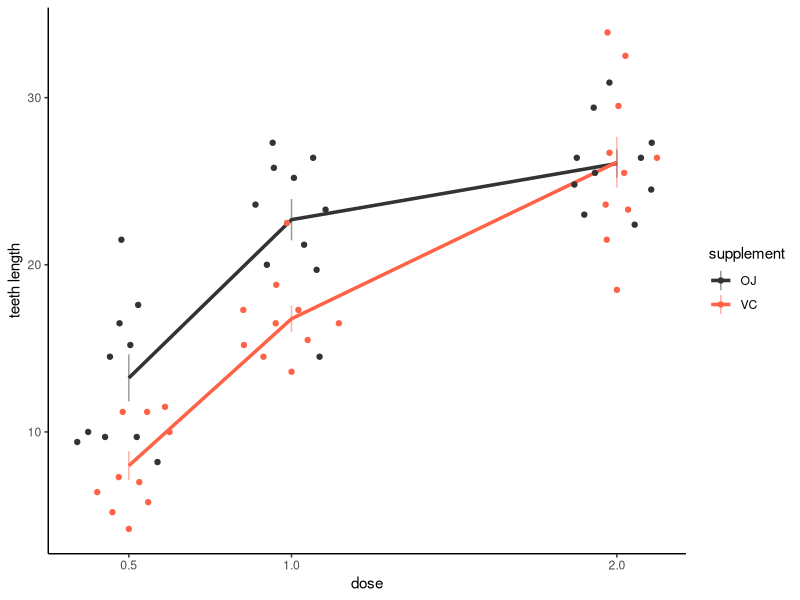
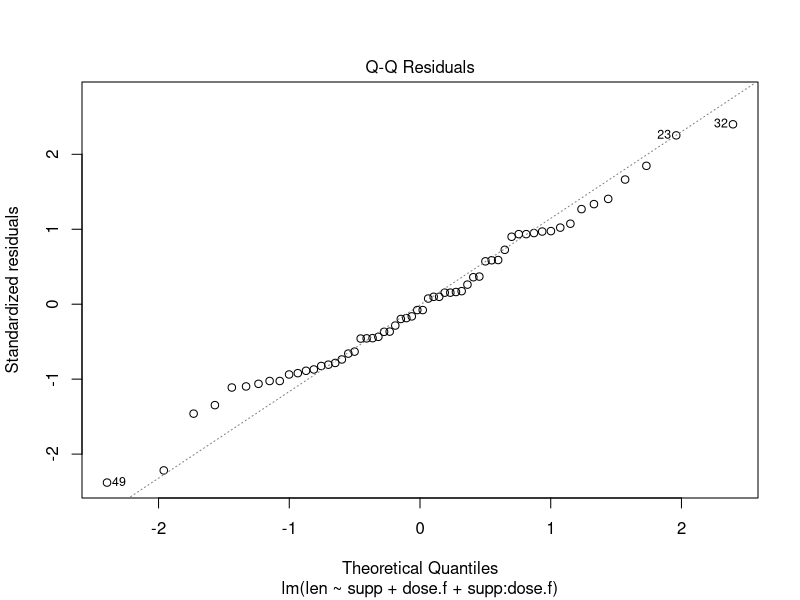
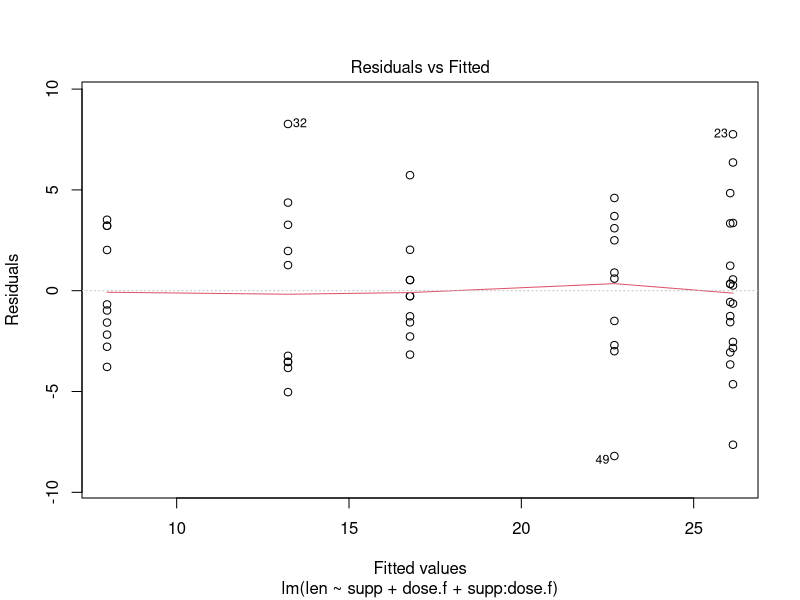
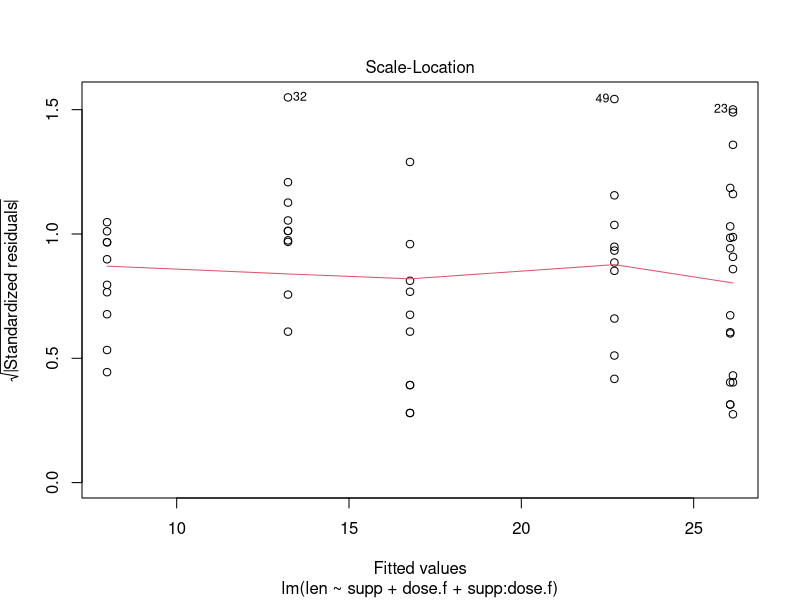

Write the R code that produced these figures, in order.
## ---- chunk 1
knitr::opts_chunk$set(echo = TRUE)
## ---- chunk 2
library(tidyverse)
library(emmeans)
library(multcomp)
library(emmeans)
## ---- chunk 3
head(ToothGrowth)
dim(ToothGrowth)
## ---- chunk 4
ToothGrowth %>% 
  ggplot(aes(x = dose, y = len)) +
  stat_summary(geom = "line",  
               fun.data = mean_se,  
               aes(group = supp, color = supp),  
               size = 1.2) + 
  stat_summary(geom = "linerange",   
               fun.data = mean_se, 
               aes(group = supp,
                   color = supp), 
               alpha = 0.5) +   
  ggbeeswarm::geom_quasirandom(aes(color = supp)) +    
  scale_color_manual(values = c("grey20","tomato1")) +
  scale_x_continuous(breaks = c(0.5, 1, 2)) +  
  labs(x = "dose",              
       y = "teeth length",
       color = "supplement") +
  theme_classic()
## ---- chunk 5
ToothGrowth_new <- ToothGrowth %>% 
  mutate(dose.f = as.factor(dose))   
## ---- chunk 6
ToothGrowth_new %>% 
  group_by(supp, dose.f) %>% 
  summarise(mean = mean(len),
            var = var(len),
            sd = sd(len),
            n = n()) %>% 
  ungroup()
## ---- chunk 7
model_teeth <- lm(len ~ supp + dose.f + supp:dose.f, data = ToothGrowth_new) 
## ---- chunk 8
plot(model_teeth, which = 2)
## ---- chunk 9
plot(model_teeth, which = c(1, 3))
## ---- chunk 10
anova(model_teeth)
## ---- chunk 11
estimate_per_dose <- emmeans(model_teeth,pairwise ~ supp | dose.f) 
cld(estimate_per_dose$emmeans, Letters = letters)
## ---- chunk 12
estimate_per_supp <- emmeans(model_teeth,pairwise ~ dose.f | supp) 
cld(estimate_per_supp$emmeans, Letters = letters)
